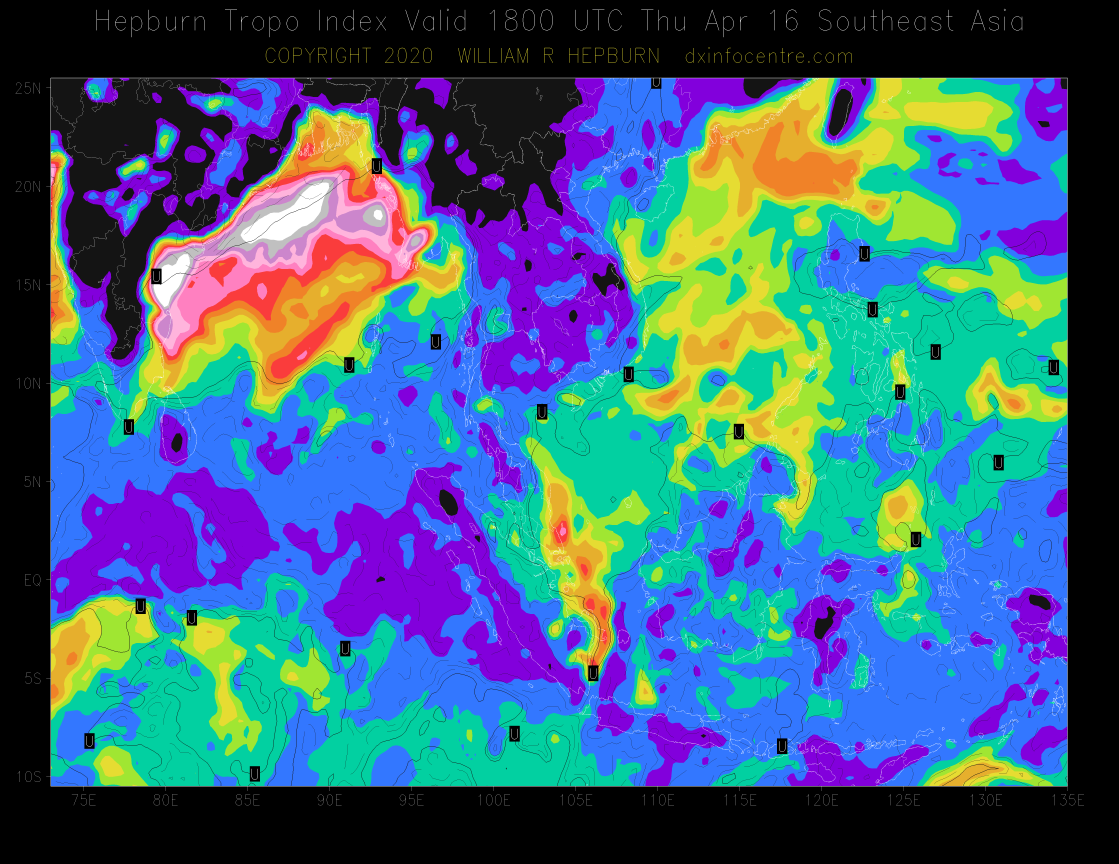
#> input picture sea/sea006.png, 5592 x 4320 px (shown at 1/5 size); its folder holds only this picture in this run
$ jupyter execute ColourMask.ipynb
#> lines starting #> are read from the running program, lines starting #| are printed output that depends on the picture
[cell 1]
import cv2
import matplotlib.pyplot as plt
import numpy as np

[cell 2]
#Reference RGB values for the colours in the image
RefVals = [np.array([20,20,20]) ,np.array([130,0,220]),np.array([51,119,255]) ,np.array([2,208,161]) ,np.array([160,230,50]) ,np.array([230,220,50]),np.array([230,175,45]) ,np.array([240,130,40]) ,np.array([250,60,60]) ,np.array([255,128,192]) ,np.array([255,180,220]) ]

[cell 3]
from os import listdir
from os.path import isfile, join
#Read the each image file and put them to an list
mypath='sea/'
onlyfiles = [ f for f in listdir(mypath) if isfile(join(mypath,f)) ]
images = np.empty(len(onlyfiles), dtype=object)

for n in range(0, len(onlyfiles)):
  images[n] = cv2.imread( join(mypath,onlyfiles[n]) )

[cell 4]
resized_image= np.empty(len(onlyfiles), dtype=object)
crop_img= np.empty(len(onlyfiles), dtype=object)
RGB_img= np.empty(len(onlyfiles), dtype=object)
#Iterate through all the images
for n in range(0, len(images)):
    #Crop the image
    crop_img[n]=images[n][1930:2318,795:984]
    #Resize the image
    newsize = (230, 388)
    resized_image[n]= cv2.resize(crop_img[n], newsize)
    #Convert the image into RGB scale
    RGB_img[n] = cv2.cvtColor(resized_image[n], cv2.COLOR_BGR2RGB)
    plt.imshow(RGB_img[n])
    plt.show()

    #Initialized the normalized mask
    msk_norm_tot=0
    rr = 0
    plt.figure(figsize=(10, 10))
    #Iterate through the reference colours
    while rr <=10:
        #Identifying the colour wise mask
        msk = cv2.inRange(RGB_img[n], RefVals[rr]-20, RefVals[rr]+20)
        #Get the normalized mask
        msk_norm = msk/255
        print(msk_norm)
        #Get the sum of the normalized mask
        msk_norm_tot=msk_norm_tot+msk_norm
        #Get the resulting image segments within the mask
        result = cv2.bitwise_and(RGB_img[n], RGB_img[n], mask=msk)
        plt.subplot(4, 3, rr+1)
        plt.imshow(result)
        rr = rr +1

    plt.show()
    #Convert the binary mask to the range 0 to 255
    result_mask=255*(msk_norm_tot)
    #Clip the mask between 0 and 255 and convert the mask to the range of 0 to 1
    result_mask=result_mask.clip(0,255).astype("uint8")
    print(result_mask)
    #Get the normalized mask
    result_mask_norm = result_mask/255
    print(result_mask_norm)
    #Applying the obtained mask to the original image
    result_image= cv2.bitwise_and(RGB_img[n], RGB_img[n], mask=result_mask)
    plt.imshow(result_image)
    plt.show()
#> this loop made 1 pass
#> pass 1, `plt.show()`:
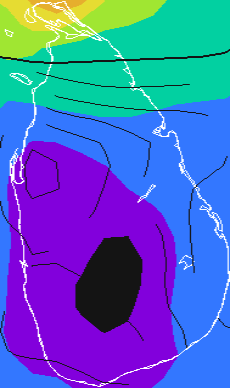
#> shown: shape (388, 230, 3); mean R, G, B 78.7, 100.9, 194.8
#> pass 1, `plt.show()`:
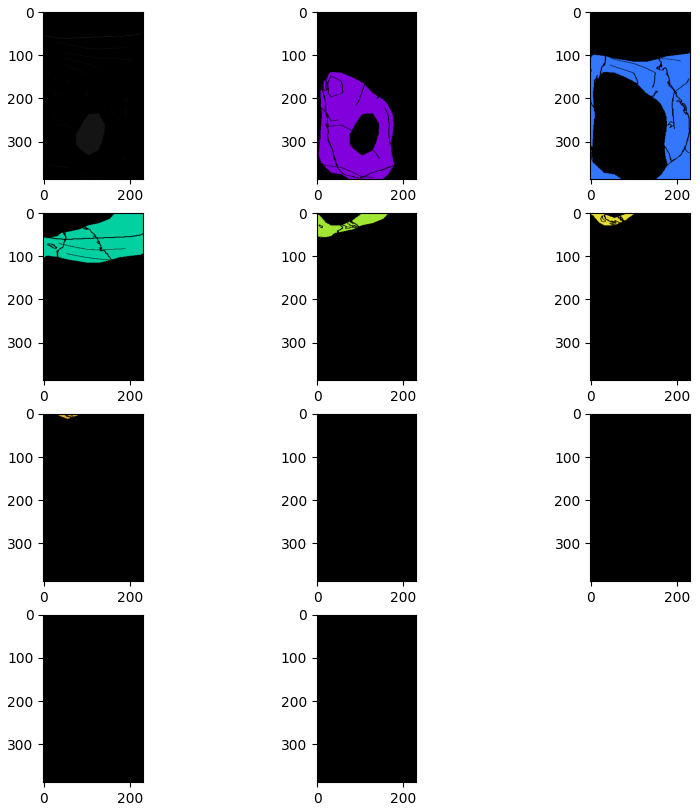
#> figure drawn by matplotlib, 11 panels
#> pass 1, `plt.show()`:
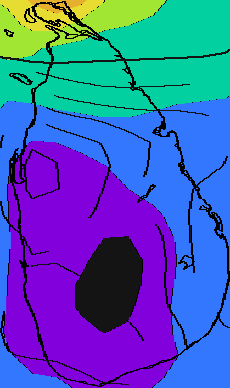
#> shown: shape (388, 230, 3); mean R, G, B 69.2, 91.2, 182

$ run again, on sea/sea018.png
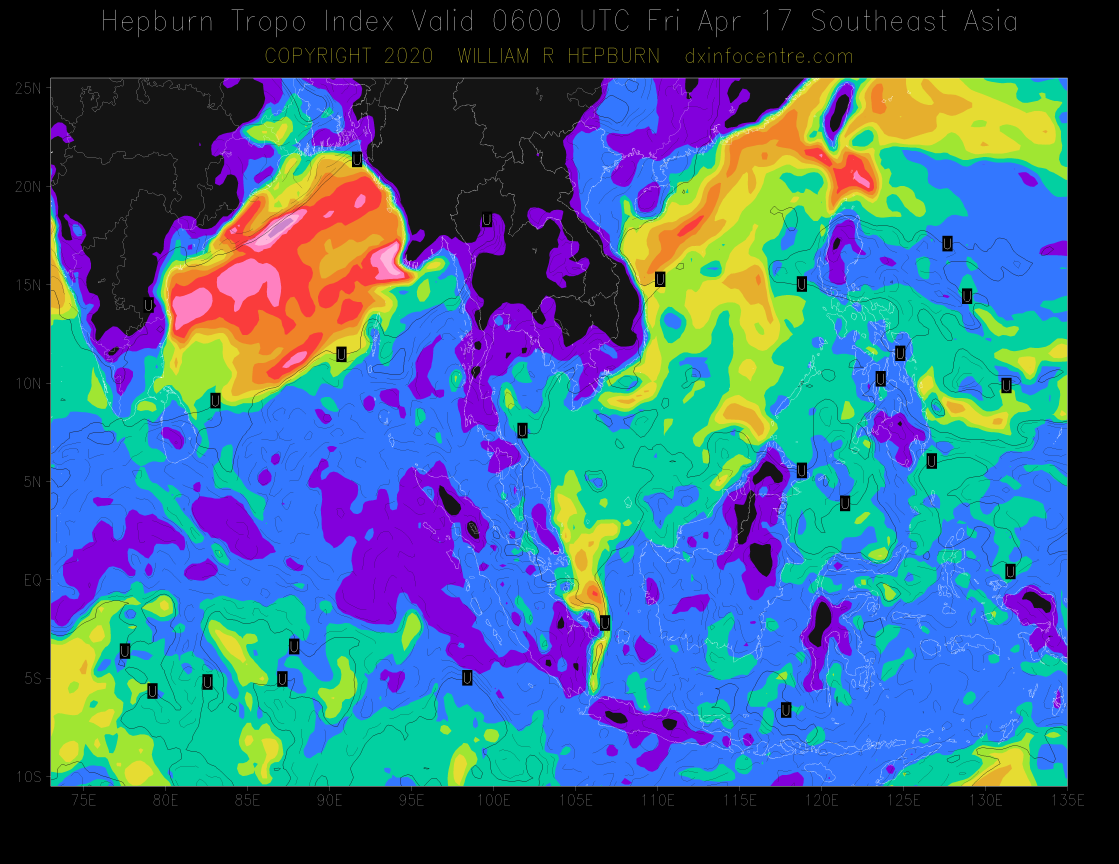
#> input picture sea/sea018.png, 5592 x 4320 px (shown at 1/5 size)
#> the loop `for n in range(0, len(images)):` made 1 pass
#> pass 1, `plt.show()`:
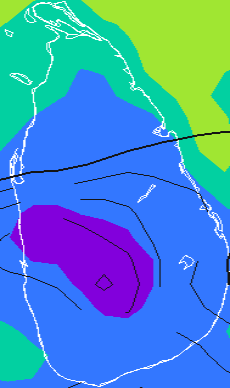
#> shown: shape (388, 230, 3); mean R, G, B 69.5, 141, 201.9
#> pass 1, `plt.show()`:
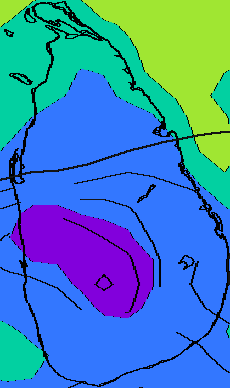
#> shown: shape (388, 230, 3); mean R, G, B 61.5, 130.7, 189.9

$ run again, on sea/sea009.png
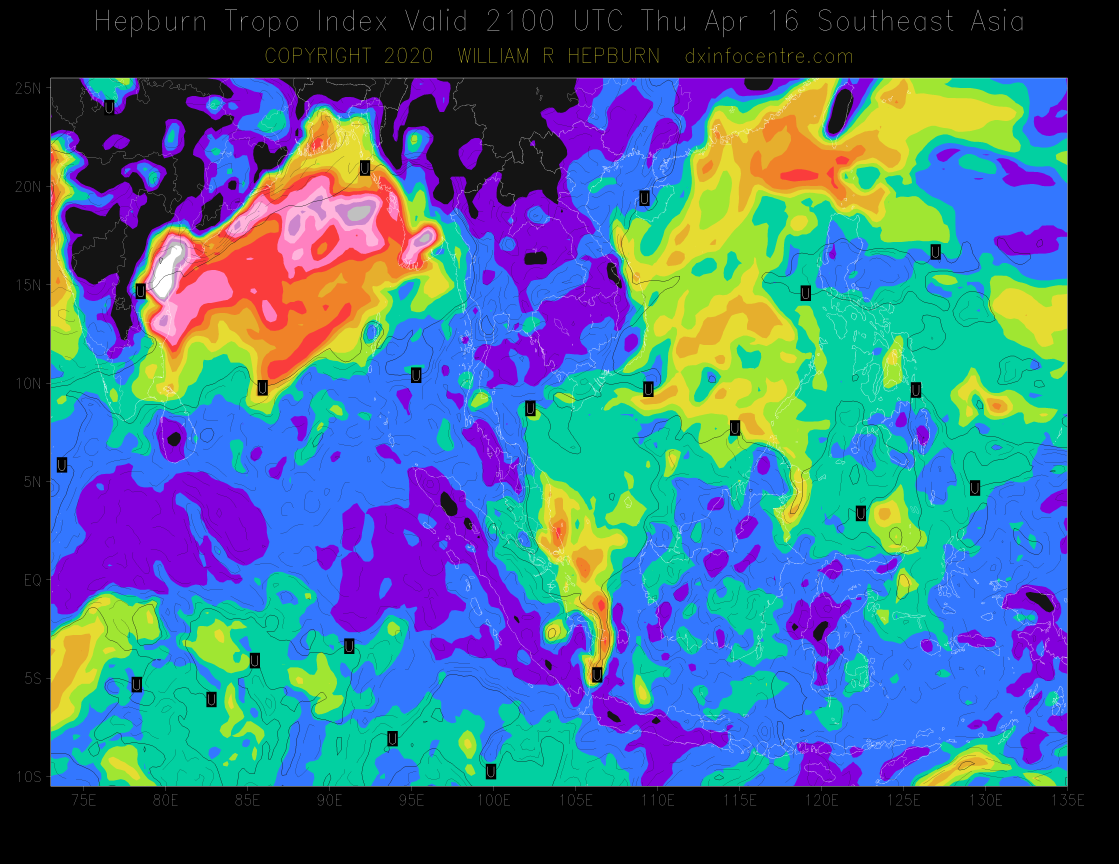
#> input picture sea/sea009.png, 5592 x 4320 px (shown at 1/5 size)
#> the loop `for n in range(0, len(images)):` made 1 pass
#> pass 1, `plt.show()`:
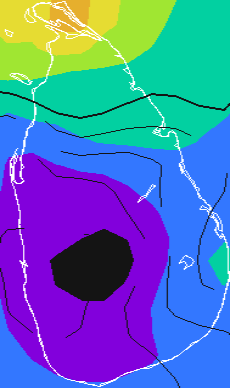
#> shown: shape (388, 230, 3); mean R, G, B 83.4, 113.5, 185.1
#> pass 1, `plt.show()`:
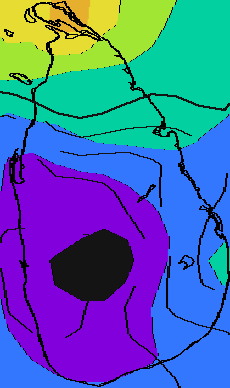
#> shown: shape (388, 230, 3); mean R, G, B 73.9, 103.6, 173
